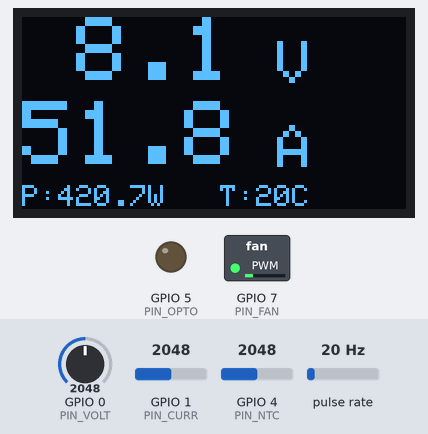
A program run on a simulated ESP32-C3. Shown: 128×64 one-colour display, switched loads named in the program (green lamp = pin HIGH), output pins drawn as LEDs (lit = HIGH). Wiring (inferred from the names in the program): pulse sensor: data GPIO 6. The test bench sets the inputs (shaded band); at power-on: GPIO 4 (PIN_NTC) = 2048, GPIO 0 (PIN_VOLT) = 2048, GPIO 1 (PIN_CURR) = 2048, pulse rate 20 Hz. WiFi joins after 1.5 s; servers stay silent unless stated; random numbers use the default seed unless the program sets one; EEPROM starts erased; no MQTT or app messages arrive unless stated; not simulated (calls return 0 or success): secrets.h; what the program prints to the serial monitor is not drawn.

Above: at 3.6 s.
3.7 s: GPIO 4 (PIN_NTC) set to 3972
At 5.0 s:
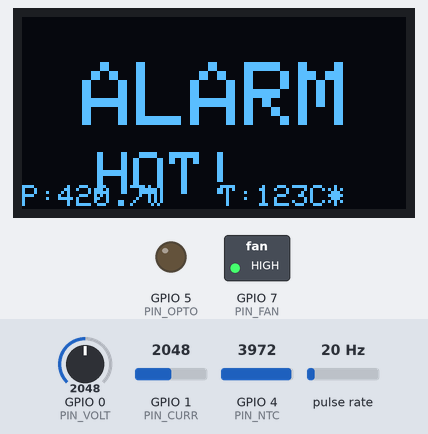
5.3 s: GPIO 0 (PIN_VOLT) set to 1960
At 6.6 s:
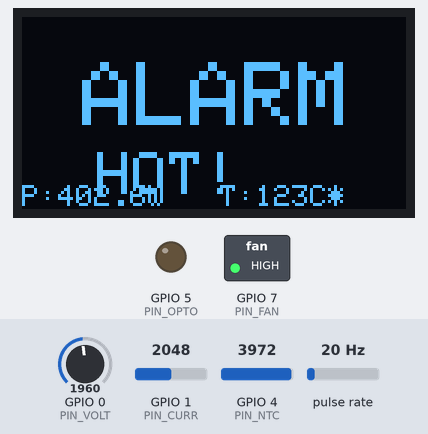
6.9 s: GPIO 4 (PIN_NTC) set to 3199
At 8.3 s:
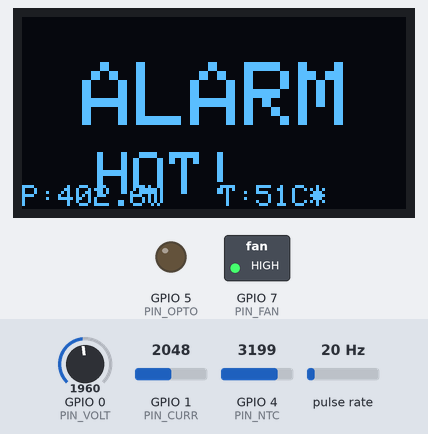
8.6 s: GPIO 4 (PIN_NTC) set to 3127
At 9.9 s:
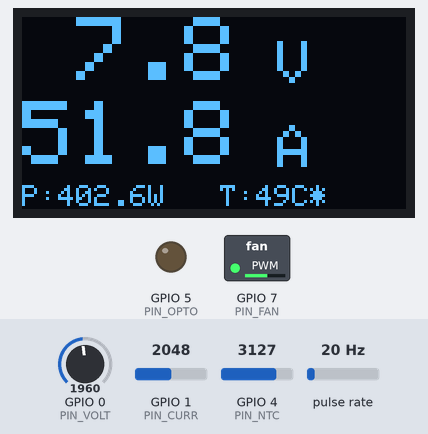
10.2 s: GPIO 1 (PIN_CURR) set to 1960
At 11.5 s:
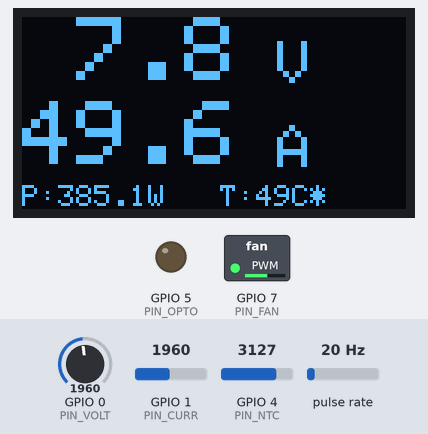
11.8 s: GPIO 4 (PIN_NTC) set to 2866
At 13.3 s:
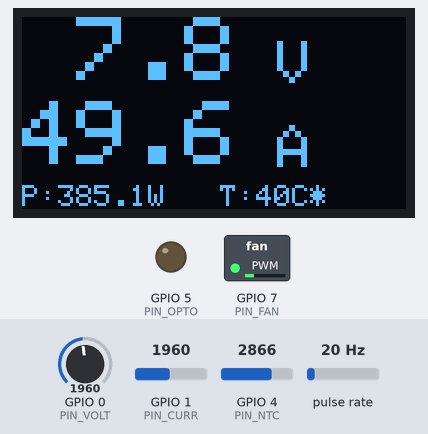
Timing chart, 0 to 14.4 s (numbered marks = the images above; inputs shaded):
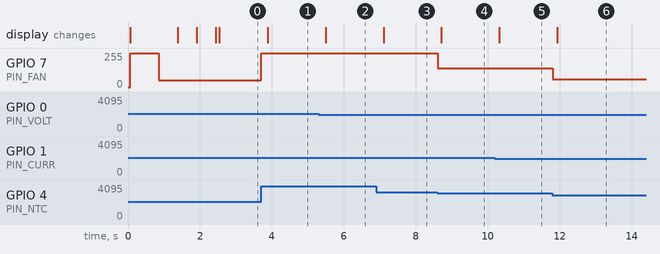

The program:

main.cpp
```cpp
#include <Wire.h>
#include <Adafruit_GFX.h>
#include <Adafruit_SSD1306.h>
#include <math.h>
#include <WiFi.h>
#include <WiFiClientSecure.h>
#include <PubSubClient.h>
#include <Preferences.h>
#include "secrets.h"

// ================= ПРОТОТИПИ ФУНКЦІЙ =================
float readVoltage();
float readCurrent();
float readTemp();
void updateDisplayBig(int fanPWM);
void autoModeLogic();
void setup_wifi();
void reconnect();

// ================= НАЛАШТУВАННЯ WI-FI ТА MQTT =================
const char* ssid = SECRET_WIFI_SSID;
const char* password = SECRET_WIFI_PASS;
const char* mqtt_server = SECRET_MQTT_SERVER;
const int   mqtt_port = 8883;
const char* mqtt_user = SECRET_MQTT_USER;
const char* mqtt_pass = SECRET_MQTT_PASS;

WiFiClientSecure espClient;
PubSubClient client(espClient);
Preferences preferences;

String currentMode = "OFF";

// ================= КАЛІБРУВАННЯ =================
const float CURRENT_CALIBRATION = 31.76;
const float VOLTAGE_RATIO = 4.92;
const float VCC_REF = 3.30;
const float ADC_MAX = 4095.0;

// Температурні пороги
const float TEMP_START = 40.0;
const float TEMP_FULL = 60.0;
const float TEMP_CRITICAL = 75.0;
const float TEMP_RECOVERY = 50.0;

// Налаштування кулера
const int FAN_MIN_SPEED = 50;

// Термістор
const float R_SERIES = 1200.0;
const float R_NOMINAL = 1000.0;
const float BETA = 3950.0;

// ================= ПІНИ (ESP32-C3) =================
const int PIN_VOLT = 0;
const int PIN_CURR = 1;
const int PIN_NTC  = 4;
const int PIN_FAN  = 7;
const int PIN_OPTO = 5;
const int PIN_TACHO = 6;   // <--- Пін зеленого дроту вентилятора (перевірте, який у вас зараз)

// Змінні для тахометра
volatile int pulseCount = 0; // Лічильник імпульсів (volatile обов'язково для переривань)
int rpm = 0;                 // Розраховані оберти
unsigned long lastRpmTime = 0;

// ================= ЕКРАН =================
#define SCREEN_WIDTH 128
#define SCREEN_HEIGHT 64
Adafruit_SSD1306 display(SCREEN_WIDTH, SCREEN_HEIGHT, &Wire, -1);

// Розділяємо напруги!
float voltage_supply = 0.0; // Напруга самого блоку живлення (те що міряємо зараз)
float voltage_battery = 0.0; // Напруга на клемах АКБ (алгоритм напишемо пізніше)
float current = 0.0;
float temperature = 0.0;
float power = 0.0;

bool isScreenOn = true;
bool isOverheated = false;
bool isOfflineMode = true;

unsigned long lastDisplayTime = 0;
unsigned long lastButtonTime = 0;
unsigned long lastTelemetryTime = 0;


// ================= ФУНКЦІЇ MQTT =================
void setup_wifi() {
Serial.print("Connecting to WiFi");
  WiFi.begin(ssid, password);
  int iter = 0;

  while (WiFi.status() != WL_CONNECTED) {
    delay(500);
    display.clearDisplay();
    display.setTextColor(WHITE);
    display.setTextSize(2);
    display.setCursor(15, 20);

    // Щоб було зрозуміліше, що це за цифри, можна додати текст:
    display.print("WiFi: ");
    // Просто передаємо змінну без макросу F()
    display.print(iter);

    display.display();
    Serial.print(".");
    iter++;
    if(iter > 5){
      isOfflineMode = false;
      break;
    }
  }

  Serial.println("\nWiFi connected!");
}

void callback(char* topic, byte* payload, unsigned int length) {
  String msg;
  for (int i = 0; i < length; i++) msg += (char)payload[i];

  if (String(topic) == "charger/cmd/mode") {
    currentMode = msg;
    preferences.putString("mode", currentMode);
    client.publish("charger/state/mode", currentMode.c_str(), true);
    Serial.println("Mode set to: " + currentMode);
  }
}

void reconnect() {
  while (!client.connected()) {
    Serial.print("Connecting to MQTT...");
    String clientId = "ESP32C3-Charger-";
    clientId += String(random(0xffff), HEX);
    espClient.setInsecure();

    if (client.connect(clientId.c_str(), mqtt_user, mqtt_pass, "charger/status", 1, true, "offline")) {
      Serial.println("connected");
      client.publish("charger/status", "online", true);
      client.publish("charger/state/mode", currentMode.c_str(), true);
      client.subscribe("charger/cmd/#");
    } else {
      delay(5000);
    }
  }
}

// ================= СМАРТ АЛГОРИТМ (Затичка) =================
void autoModeLogic() {
  digitalWrite(PIN_OPTO, HIGH);
}

void IRAM_ATTR tachoInterrupt() {
  pulseCount++;
}
// ================= SETUP =================
void setup() {
Serial.begin(115200);

  pinMode(PIN_FAN, OUTPUT);
  pinMode(PIN_OPTO, OUTPUT);

  // --- ДОДАЄМО НАЛАШТУВАННЯ ТАХОМЕТРА ---
  pinMode(PIN_TACHO, INPUT_PULLUP);
  attachInterrupt(digitalPinToInterrupt(PIN_TACHO), tachoInterrupt, FALLING);
  // --------------------------------------

  digitalWrite(PIN_OPTO, LOW);

  preferences.begin("charger", false);
  currentMode = preferences.getString("mode", "OFF");

  Wire.begin(8, 9);

  if(!display.begin(SSD1306_SWITCHCAPVCC, 0x3C)) {
    Serial.println("OLED failed");
  } else {
    display.clearDisplay();
    display.setTextColor(WHITE);
    display.setTextSize(2);
    display.setCursor(15, 20);
    display.print(F("Start"));
    display.display();
  }

  analogWrite(PIN_FAN, 255);
  delay(800);
  analogWrite(PIN_FAN, FAN_MIN_SPEED);

  setup_wifi();
  if(isOfflineMode){
    client.setServer(mqtt_server, mqtt_port);
    client.setCallback(callback);
  }
}

// ================= LOOP =================
void loop() {
  if(isOfflineMode){
      if (!client.connected()) reconnect();
      client.loop();
  }


  unsigned long now = millis();


  // 2. Читання датчиків
  voltage_supply = readVoltage(); // Міряємо напругу БЖ
  // voltage_battery = ... // TODO: Тут пізніше буде алгоритм розрахунку напруги батареї!

  current = readCurrent();
  temperature = readTemp();
  power = voltage_supply * current; // Поки що рахуємо потужність по напрузі БЖ

  // 3. ЗАХИСТ ТА ЛОГІКА РЕЖИМІВ
  if (temperature >= TEMP_CRITICAL) isOverheated = true;
  else if (temperature <= TEMP_RECOVERY) isOverheated = false;

  if (isOverheated) {
    digitalWrite(PIN_OPTO, LOW);
  } else {
    if (currentMode == "OFF") {
      digitalWrite(PIN_OPTO, LOW);
    }
    else if (currentMode == "ON") {
      digitalWrite(PIN_OPTO, HIGH);
    }
    else if (currentMode == "AUTO") {
      autoModeLogic();
    }
  }

  // === РОЗРАХУНОК ОБЕРТІВ (RPM) ===
  if (now - lastRpmTime >= 1000) {
    // Тимчасово вимикаємо переривання, щоб безпечно скопіювати цифру
    noInterrupts();
    int currentPulses = pulseCount;
    pulseCount = 0; // Скидаємо лічильник для наступної секунди
    interrupts();

    // 2 імпульси на оберт. (Pulses / 2) * 60 секунд = Pulses * 30
    rpm = currentPulses * 30;
    lastRpmTime = now;
  }
// 4. Логіка КУЛЕРА
  int fanPWM;
  if (isOverheated || temperature >= TEMP_FULL) {
    fanPWM = 255;
  }
  else if (temperature >= TEMP_START) {
    fanPWM = map(temperature * 10, TEMP_START * 10, TEMP_FULL * 10, FAN_MIN_SPEED, 255);
  }
  else {
    fanPWM = FAN_MIN_SPEED;
  }

  // === ЗАХИСТ ВІД ЗАКЛИНЮВАННЯ ТА KICK-START ===
  // Якщо ми хочемо, щоб кулер крутився (fanPWM > 0), але датчик Холла бачить 0 обертів:
  Serial.println(rpm);
  if (fanPWM > 0 && rpm <50) {
    fanPWM = 255; // Даємо 100% потужності (максимальний крутний момент), щоб зірвати його з місця
    analogWrite(PIN_FAN, fanPWM);
    delay(5000);
  }

  analogWrite(PIN_FAN, fanPWM);

  // 5. Оновлення екрана
  if (isScreenOn && (now - lastDisplayTime > 250)) {
    lastDisplayTime = now;
    updateDisplayBig(fanPWM);
  }

  // 6. Відправка MQTT Телеметрії
  if (now - lastTelemetryTime > 2000 && isOfflineMode) {
    lastTelemetryTime = now;

    char strBuffer[10];

    // Відправляємо напругу БЖ
    dtostrf(voltage_supply, 1, 2, strBuffer);
    client.publish("charger/telemetry/v_supply", strBuffer);

    // Відправляємо напругу батареї (поки що там буде 0.00)
    dtostrf(voltage_battery, 1, 2, strBuffer);
    client.publish("charger/telemetry/v_bat", strBuffer);

    dtostrf(current, 1, 2, strBuffer);
    client.publish("charger/telemetry/current", strBuffer);

    dtostrf(power, 1, 0, strBuffer);
    client.publish("charger/telemetry/power", strBuffer);

    dtostrf(temperature, 1, 1, strBuffer);
    client.publish("charger/telemetry/temp", strBuffer);
  }
}

// ================= ФУНКЦІЇ ДАТЧИКІВ =================
float readVoltage() {
  long sum = 0;
  for(int i=0; i<15; i++) sum += analogRead(PIN_VOLT);
  return ((sum / 15.0) / ADC_MAX) * VCC_REF * VOLTAGE_RATIO;
}

float readCurrent() {
  long sum = 0;
  // Робимо 20 замірів з мікропаузами для стабільності
  for(int i=0; i<20; i++) {
    sum += analogRead(PIN_CURR);
    delay(1);
  }

  float vSense = ((sum / 20.0) / ADC_MAX) * VCC_REF;

  // 1. Віднімаємо "фантомні" 19 мілівольт похибки (0.019 В)
  vSense = vSense - 0.019;

  // 2. Відсікаємо дрібний шум (все що менше ~0.15 А стає нулем)
  if (vSense < 0.005) {
    return 0.0;
  }

  return vSense * CURRENT_CALIBRATION;
}

float readTemp() {
  int raw = analogRead(PIN_NTC);
  if (raw == 0 || raw == 4095) return 25.0;

  float r_ntc = R_SERIES * (ADC_MAX / (float)raw - 1.0);
  float steinhart = r_ntc / R_NOMINAL;
  steinhart = log(steinhart);
  steinhart /= BETA;
  steinhart += 1.0 / (25.0 + 273.15);
  steinhart = 1.0 / steinhart;
  steinhart -= 273.15;
  return steinhart;
}

// ================= МАЛЮВАННЯ НА ЕКРАНІ =================
void updateDisplayBig(int fanPWM) {
  display.clearDisplay();

  if (isOverheated) {
    display.setTextSize(3);
    display.setCursor(20, 15);
    display.print("ALARM");
    display.setTextSize(2);
    display.setCursor(25, 45);
    display.print("HOT!");
  }
  else {
    display.setTextSize(3);
    display.setCursor(0, 0);
    if(voltage_supply < 10.0) display.print(" ");
    display.print(voltage_supply, 1);   // Виводимо напругу БЖ на екран
    display.setTextSize(2);
    display.setCursor(85, 8);
    display.print("V");

    display.setTextSize(3);
    display.setCursor(0, 28);
    if(current < 10.0) display.print(current, 2);
    else display.print(current, 1);

    display.setTextSize(2);
    display.setCursor(85, 36);
    display.print("A");
  }

  display.setTextSize(1);
  display.setCursor(0, 56);
  display.print("P:");
  display.print(power, 1);
  display.print("W   ");
  display.print("T:");
  display.print((int)temperature);
  display.print("C");

  if(fanPWM > FAN_MIN_SPEED) display.print("*");
  if(currentMode == "AUTO") display.print(" A");

  display.display();
}
```

Measured:
- the behaviour switches between 3153 and 3152 on GPIO 4 (PIN_NTC) (found by bisection; images 3 and 4)
- after the input at 3.7 s, GPIO 7 (PIN_FAN): 50/255 → 255/255 at once; the display: changes after 0.18 s (image 1)
- after the input at 5.3 s, the display: changes after 0.19 s (image 2)
- after the input at 6.9 s, the display: changes after 0.20 s (image 3)
- after the input at 8.6 s, GPIO 7 (PIN_FAN): 255/255 → 142/255 at once; the display: changes after 0.11 s (image 4)
- after the input at 10.2 s, the display: changes after 0.12 s (image 5)
- after the input at 11.8 s, GPIO 7 (PIN_FAN): 142/255 → 57/255 at once; the display: changes after 0.13 s (image 6)
